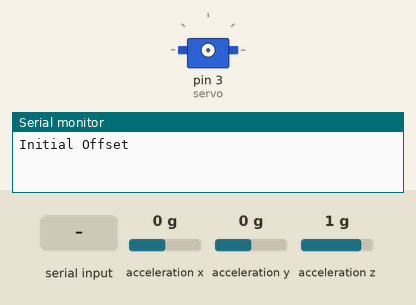
Recording of a sketch running on a simulated Arduino Uno, built with avr-gcc and run on an emulated ATmega328P. On the bench: servo, the last lines printed to the serial monitor. Wiring (inferred from the names in the program): MPU-6050 motion sensor at I2C address 0x68. The inputs (shaded band) are chosen by the test bench; at power-on: acceleration y 0 g, acceleration x 0 g, acceleration z 1 g.

Above: at 0.9 s.
1.0 s: "90,45\n" received over Serial
At 1.8 s:
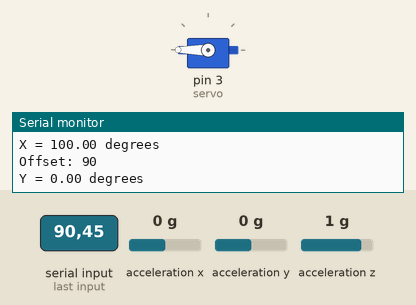
2.5 s: acceleration y set to 0.8 g
At 2.8 s:
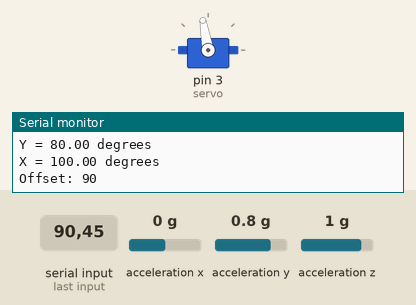
4.0 s: acceleration y set to 1.4 g
At 5.1 s:
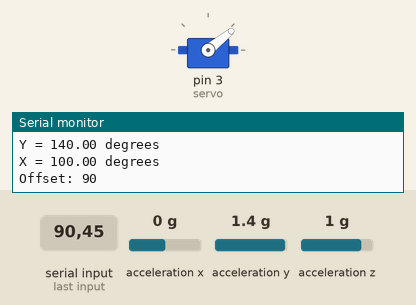
5.5 s: "30,150\n" received over Serial
At 6.7 s:
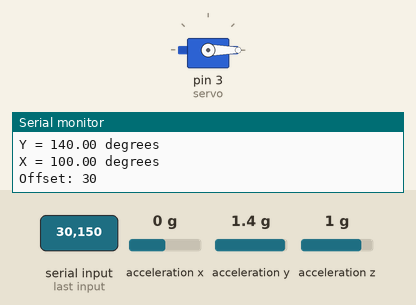
7.0 s: "200\n" received over Serial
At 8.0 s:
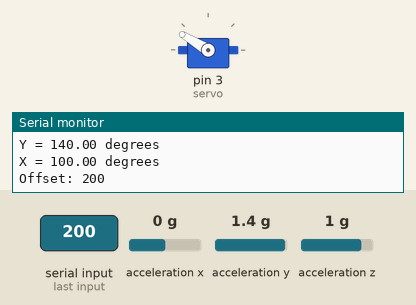
Timing chart, 0 to 10.0 s (numbered marks = the images above; inputs shaded):
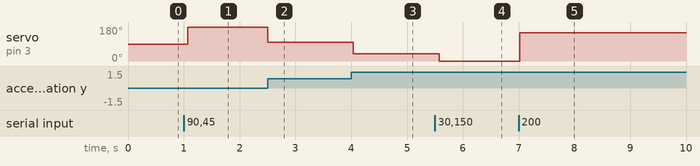

The sketch:

Robotics-Trial-Project.ino
```cpp
//mpu register : https://invensense.tdk.com/wp-content/uploads/2015/02/MPU-6000-Register-Map1.pdf
#include <Wire.h>   //Wire Library
#include <Servo.h>  //Servo Library

Servo servo;  //create object for the Servo Library
const int MPU_addr = 0x68;  //default I2C address of the MPU is 0x68
int start_angle = 90;       // default position of the servo
int user_offset;            // stores what offset the user wants
float X_out, Y_out, Z_out;  //variables set up for the info I take out of out of the mpu
float roll, pitch;          // variable for roll and pitch


void setup() {
  //Begins the I2C communication
  Serial.begin(9600);                 // opens serial port and sets data rate (baud) to 9600
  Serial.println("Initial Offset ");  // prints text to the serial port
  while (Serial.available() == 0);   // sees the number of bytes available to read, waiting for input in the serial port
  Serial.setTimeout(10);  // sets the wait time between each input in the serial port to be 10 miliseconds
  Wire.begin();// initializes wire library

  //my code breaks sometimes and for some reason adding an empty random register fixes it
  Wire.beginTransmission(MPU_addr);
  Wire.write(0x6B);
  Wire.write(0x00);
  Wire.endTransmission(true);
  delay(50);

  Wire.beginTransmission(MPU_addr);  // starts transmission with the mpu6050

  Wire.write(0x1B);  // GYRO_CONFIG register located here, write: tells which register we are writing to, pg 14 on mpu register
  Wire.write(0x10);  // using bit 4, sets full scale range of gyroscope (bit 4 in binary is 10)

  Wire.endTransmission();  // stops transmission with the mpu6050

  //intializes the servo
  servo.attach(3);           // using d3 for servo
  servo.write(start_angle);  // intialize servo angle
  delay(10);
}

void loop() {
  //starts reading the registers we need
  Wire.beginTransmission(MPU_addr);  //starts transmission with the mpu
  Wire.write(0x3B);  // to start, reads register ACCEL_XOUT_H
  Wire.endTransmission(false);  // restarts transmission, doesn't end it
  Wire.requestFrom(MPU_addr, 4 , true);  //reads ACCEL_XOUT_H, ACCEL_XOUT_H, ACCEL_YOUT_H, ACCEL_YOUT_H(true ends the transmission after finished)

  X_out = (Wire.read() << 8 | Wire.read()); // this makes it so that it reads 8 bits because i2c reads 8 bits at a time
  X_out = X_out / 16384;  // the value is divided by 16384 because thats the LSB Sensitivity on page 29 of the register
  Y_out = (Wire.read() << 8 | Wire.read());
  Y_out = Y_out / 16384;

  //in the default position I want, the x_out value is -1, and y_out is 0
  X_out+=1; //

  //Change X_out and Y_out to angles
  X_out=X_out*100;
  Y_out=Y_out*100;

  //prints on the serial monitor
  Serial.print("Y = ");
  Serial.print(Y_out);
  Serial.println(" degrees");
  Serial.print("X = ");
  Serial.print(X_out);
  Serial.println(" degrees");

  //checking for serial input, saves the  user input as the offset
  if (Serial.available() > 0) {
    user_offset = Serial.readString().toInt();
  }
  Serial.print("Offset: ");
  Serial.println(user_offset);

  servo.write(start_angle + user_offset - Y_out); //servo always pointing up
  delay(100);
}
```

Measured:
- after the input at 1.0 s, servo on pin 3 (servo): 90° → 180° after 0.07 s
- after the input at 2.5 s, servo on pin 3 (servo): 180° → 100° at once
- after the input at 4.0 s, servo on pin 3 (servo): 100° → 39° at once
- after the input at 5.5 s, servo on pin 3 (servo): 39° → 0° after 0.08 s
- after the input at 7.0 s, servo on pin 3 (servo): 0° → 149° at once
